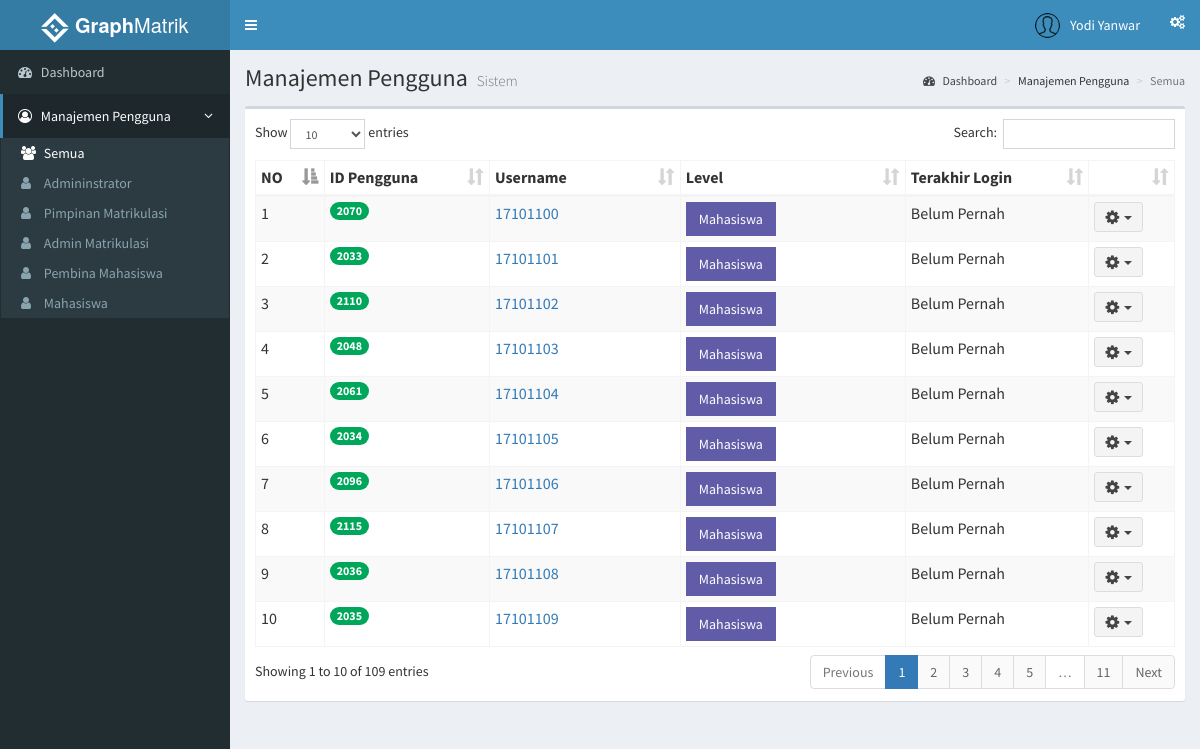
Page /index.php?page=users (signed in) on the earlier database version.
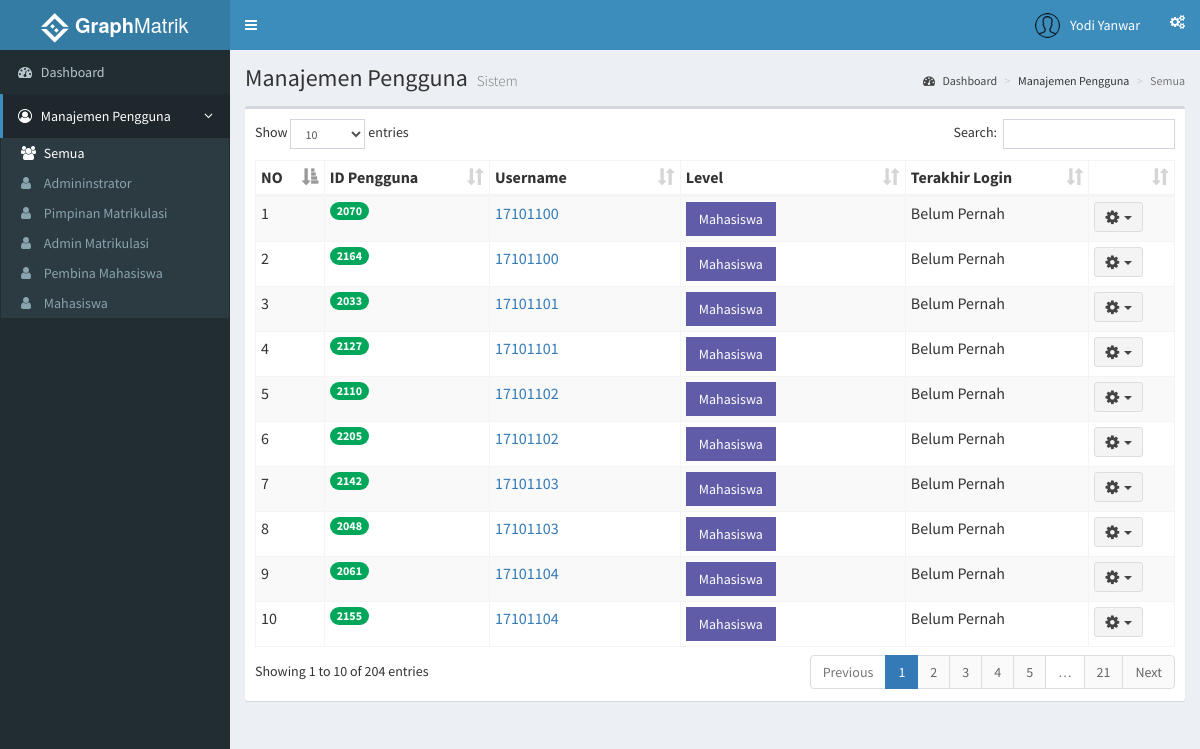
Same page on the later database version.
### tables this page shows
CREATE TABLE `users` (
  `id_user` int(11) NOT NULL,
  `username` varchar(30) NOT NULL,
  `password` varchar(50) NOT NULL,
  `level` int(11) NOT NULL,
  `last_login` datetime NOT NULL
);

### functions.php (called while the page is built, shortened)
<?php
	function tampilUsers(){
		$ambildata = mysql_query("SELECT * FROM users ORDER BY username") or die(mysql_error());
		if (mysql_num_rows($ambildata) > 0) {
			while ($ad = mysql_fetch_assoc($ambildata))
				$data[] = $ad;
				return $data;
		} else{
			echo "Daftar pengguna sistem kosong";
		}
	}
 ?>

### role/admin/users.php (the view, shortened to what this page needs)
<?php
  include 'functions.php';
 ?>
    <section class="content-header">
      <h1>
        Manajemen Pengguna
        <small>Sistem</small>
      </h1>
      <ol class="breadcrumb">
        <li><a href="/simon/admin"><i class="fa fa-dashboard"></i> Dashboard</a></li>
        <li>Manajemen Pengguna</li>
        <li class="active">Semua</li>
      </ol>
    </section>
    <section class="content">
      <div class="row">
        <div class="col-xs-12">
          <div class="box">
            <div class="box-body">
              <table id="tableUsers" class="table table-bordered table-hover table-condensed table-striped table-responsive">
                <thead>
                  <tr>
                    <th>NO</th>
                    <th>ID Pengguna</th>
                    <th>Username</th>
                    <th>Level</th>
                    <th>Terakhir Login</th>
                    <th></th>
                  </tr>
                </thead>
                <tbody>
                  <?php
                    $dataUser = tampilUsers();
                    $no = 1;
                    foreach($dataUser as $row){
                   ?>
                <tr>
                  <td><?php echo $no ?></td>
                  <td><?php echo "<span class='badge bg-green'>".$row['id_user']."</span>" ?></td>
                  <td><?php if($row['level'] == '0'){ echo "<a href='index.php?page=admininstratordetails&id=".$row['id_user']."'>".$row['username']."</a>";} else if($row['level'] == '1'){echo "<a href='index.php?page=pimpinandetails&id=".$row['id_user']."'>".$row['username']."</a>";} else if($row['level'] == '2'){echo "<a href='index.php?page=adminmatrikdetails&id=".$row['id_user']."'>".$row['username']."</a>";} else if($row['level'] == '3'){echo "<a href='index.php?page=pembinadetails&id=".$row['id_user']."'>".$row['username']."</a>";} else if($row['level'] == '4'){echo "<a href='index.php?page=mahasiswadetails&id=".$row['id_user']."'>".$row['username']."</a>";} ?></td>
                  <td><?php if($row['level'] == '0'){ echo "<a href='index.php?page=administrator' class='btn bg-navy btn-flat'>Administrator</a>";}else if($row['level'] == '1'){ echo "<a href='index.php?page=pimpinan' class='btn bg-purple btn-flat'>Pimpinan Matrikulasi</a>" ;}else if($row['level'] == '2'){ echo "<a href='index.php?page=adminmatrik' class='btn bg-maroon btn-flat'>Admin Matrikulasi</a>" ;}else if($row['level'] == '3'){ echo "<a href='index.php?page=pembina' class='btn bg-olive btn-flat'>Pembina Mahasiswa</a>" ;}else if($row['level'] == '4'){ echo "<a href='index.php?page=mahasiswa' class='btn bg-purple btn-flat'>Mahasiswa</a>" ;} ?></td>
                  <td><?php if ($row['last_login'] == '0000-00-00 00:00:00'){ echo 'Belum Pernah';}else{ echo date("d-m-Y H:i", strtotime($row['last_login'])) ;} ?></td>
                  <td>
                    <div class="dropdown">
                      <button class="btn btn-default btn-sm dropdown-toggle " type="button" data-toggle="dropdown">
                        <i class="fa fa-cog fa-lg"></i>&nbsp;&nbsp;<span class="caret"></span>
                      </button>
                    </div>
                  </td>
                </tr>
                  <?php
                    $no++; }
                   ?>
                </tbody>
              </table>
            </div>
          </div>
        </div>
      </div>
    </section>

### index.php (shortened to what this page needs)
<html>
<head>
  <link rel="stylesheet" href="assets/css/bootstrap.min.css">
  <link rel="stylesheet" href="assets/css/font-awesome.min.css">
  <link rel="stylesheet" href="assets/css/ionicons.min.css">
  <link rel="stylesheet" href="assets/css/dataTables.bootstrap.min.css">
  <link rel="stylesheet" href="assets/css/AdminLTE.min.css">
  <link rel="stylesheet" href="assets/css/_all-skins.min.css">
  <link rel="stylesheet" href="assets/css/jquery-jvectormap.css">
  <link rel="stylesheet" href="assets/css/bootstrap-datepicker.min.css">
  <link rel="stylesheet" href="assets/css/daterangepicker.css">
  <link rel="stylesheet" href="assets/css/bootstrap3-wysihtml5.min.css">
  <link rel="stylesheet" href="assets/css/style.css">
</head>
<body class="hold-transition skin-blue sidebar-mini">
  <div class="wrapper">
    <header class="main-header">
      <a href="index2.html" class="logo">
        <span class="logo-lg"><img src="assets/img/icon30.png">&nbsp;<b>Graph</b>Matrik</span>
      </a>
      <nav class="navbar navbar-static-top">
        <a href="#" class="sidebar-toggle" data-toggle="push-menu" role="button">
        </a>
        <div class="navbar-custom-menu">
          <ul class="nav navbar-nav">
            <li class="dropdown user user-menu">
              <a href="#" class="dropdown-toggle" data-toggle="dropdown">
                <img src=<?php echo "assets/img/user/".$_SESSION['ava']; ?> class="user-image" alt="User Image">
                <span class="hidden-xs"><?php echo $_SESSION['nama']; ?></span>
              </a>
                </li>
              </ul>
            <li>
              <a href="#" data-toggle="control-sidebar"><i class="fa fa-gears"></i></a>
            </li>
        </div>
      </nav>
    </header>
    <?php
      if ($_SESSION['role'] =='administrator') {
        include 'role/admin/sidebar.php';
      }
    ?>
  </div>
</body>
</html>

### role/admin/sidebar.php (shortened to what this page needs)
<aside class="main-sidebar">
  <section class="sidebar">
    <ul class="sidebar-menu" data-widget="tree">
      <li <?php
            if ($_SERVER['REQUEST_URI'] == '/simon/') {
               echo "class='active'";
            }
          ?>
      ><a href="/simon"><i class="fa fa-dashboard"></i> <span>Dashboard</span></a></li>
      <li class="treeview <?php
            if (isset($_GET['page'])) {
                  if ($_GET['page'] == 'users' || $_GET['page'] == 'administrator' || $_GET['page'] == 'pimpinan' || $_GET['page'] == 'adminmatrik' || $_GET['page'] == 'pembina' || $_GET['page'] == 'mahasiswa' || $_GET['page'] == 'pembinadetails' || $_GET['page'] == 'editpembina' || $_GET['page'] == 'mahasiswadetails' || $_GET['page'] == 'editmahasiswa'|| $_GET['page'] == 'adminmatrikdetails') {
                    echo ' active';
                  } else{
                    echo '';
                  }
                }
           ?>"
      >
        <a href="#">
          <i class="fa fa-user-circle-o"></i>
          <span>Manajemen Pengguna</span>
          <span class="pull-right-container">
            <i class="fa fa-angle-left pull-right"></i>
          </span>
        </a>
        <ul class="treeview-menu">
          <li <?php
                if (isset($_GET['page'])) {
                  if ($_GET['page'] == 'users') {
                    echo "class='active'";
                  }
                }
              ?>
          ><a href="?page=users"><i class="fa fa-users"></i> Semua</a></li>
          <li <?php
                if (isset($_GET['page'])) {
                  if ($_GET['page'] == 'administrator') {
                    echo "class='active'";
                  }
                }
              ?>
           ><a href="?page=administrator"><i class="fa fa-user"></i> Admininstrator</a></li>
          <li <?php
                if (isset($_GET['page'])) {
                  if ($_GET['page'] == 'pimpinan') {
                    echo "class='active'";
                  }
                }
              ?>
           ><a href="?page=pimpinan"><i class="fa fa-user"></i> Pimpinan Matrikulasi</a></li>
          <li <?php
                if (isset($_GET['page'])) {
                  if ($_GET['page'] == 'adminmatrik'|| $_GET['page'] == 'adminmatrikdetails') {
                    echo "class='active'";
                  }
                }
              ?>
           ><a href="?page=adminmatrik"><i class="fa fa-user"></i> Admin Matrikulasi</a></li>
          <li <?php
                if (isset($_GET['page'])) {
                  if ($_GET['page'] == 'pembina'|| $_GET['page'] == 'pembinadetails' || $_GET['page'] == 'editpembina') {
                    echo "class='active'";
                  }
                }
              ?>
           ><a href="?page=pembina"><i class="fa fa-user"></i> Pembina Mahasiswa</a></li>
          <li <?php
                if (isset($_GET['page'])) {
                  if ($_GET['page'] == 'mahasiswa'|| $_GET['page'] == 'mahasiswadetails' || $_GET['page'] == 'editmahasiswa') {
                    echo "class='active'";
                  }
                }
              ?>
           ><a href="?page=mahasiswa"><i class="fa fa-user"></i> Mahasiswa</a></li>
        </ul>
        </li>
    </ul>
  </section>
</aside>
<div class="content-wrapper">
  <?php
    if (isset($_GET['page'])) {
      if ($_GET['page'] == 'mahasiswa') {
        include 'mahasiswa.php';
      } else
      if ($_GET['page'] == 'users') {
        include 'users.php';
      }
    } else{
      include 'dashboard.php';
    }
  ?>
</div>

Differences in the rows shown:
no longer on this page (row unchanged): users: id_user "2034", username "17101105", level "Mahasiswa", shows "Belum Pernah"
no longer on this page (row unchanged): users: id_user "2096", username "17101106", level "Mahasiswa", shows "Belum Pernah"
no longer on this page (row unchanged): users: id_user "2115", username "17101107", level "Mahasiswa", shows "Belum Pernah"
no longer on this page (row unchanged): users: id_user "2036", username "17101108", level "Mahasiswa", shows "Belum Pernah"
no longer on this page (row unchanged): users: id_user "2035", username "17101109", level "Mahasiswa", shows "Belum Pernah"
added users: id_user "2164", username "17101100", level "Mahasiswa", shows "Belum Pernah"
added users: id_user "2127", username "17101101", level "Mahasiswa", shows "Belum Pernah"
added users: id_user "2205", username "17101102", level "Mahasiswa", shows "Belum Pernah"
added users: id_user "2142", username "17101103", level "Mahasiswa", shows "Belum Pernah"
added users: id_user "2155", username "17101104", level "Mahasiswa", shows "Belum Pernah"
Other differences:
text written by a page script: "Show entries Search: Showing 1 to 10 of 109 entries Previous 1 2 3 4 5 … 11 Next" → "Show entries Search: Showing 1 to 10 of 204 entries Previous 1 2 3 4 5 … 21 Next"
